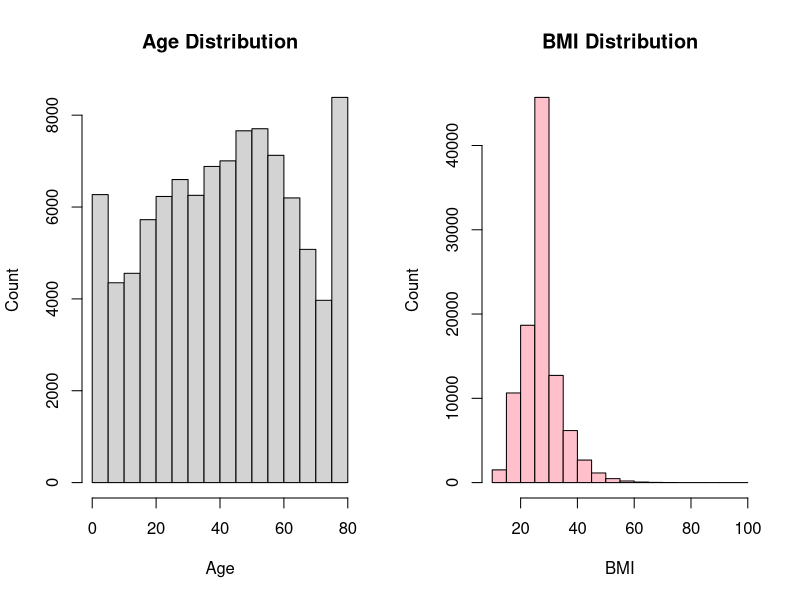
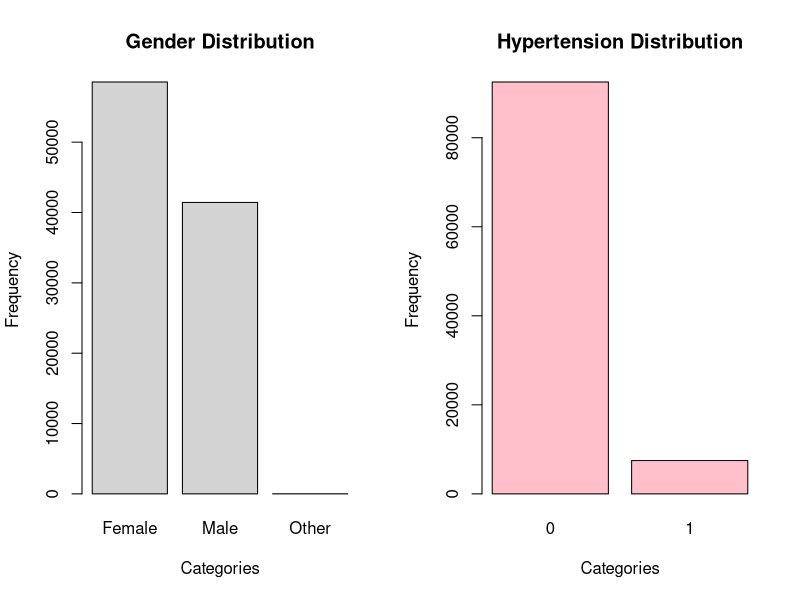
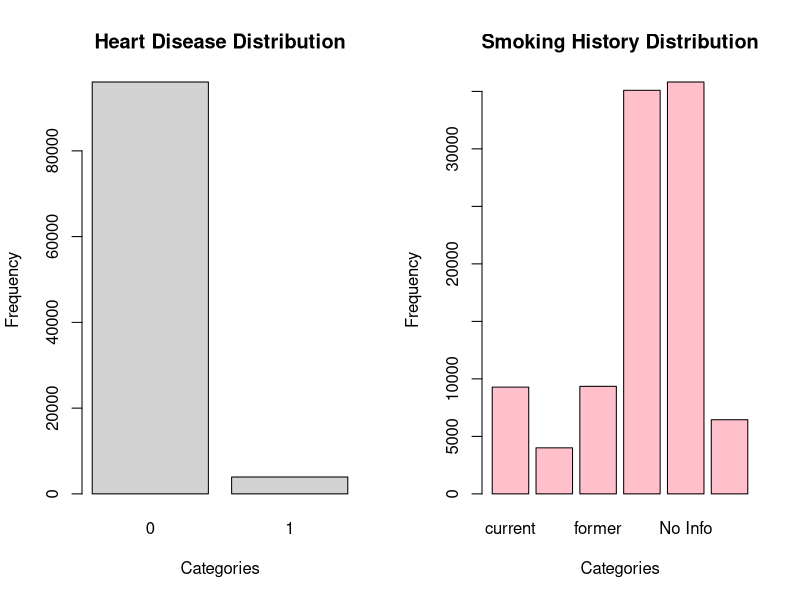
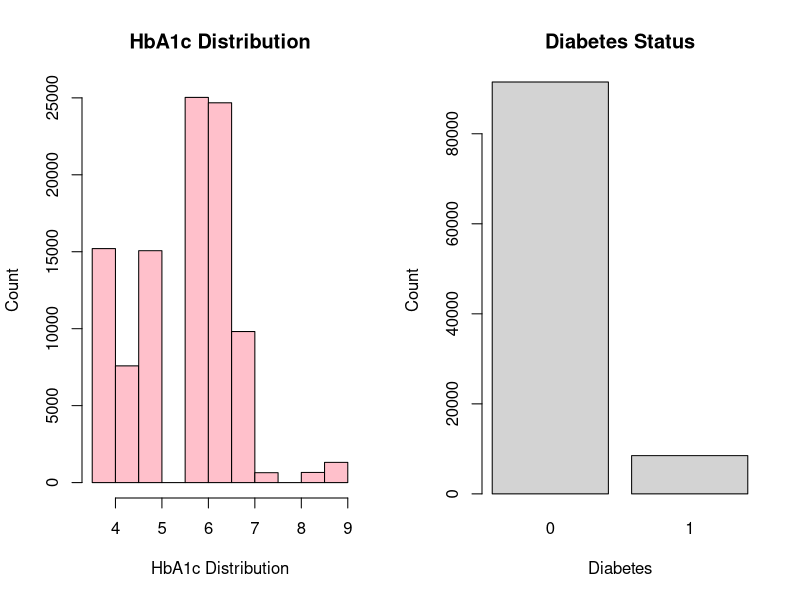

The R script that drew these images, in order:
# Read the data
diabetes_prediction_dataset <- read.csv("Plots/diabetes_prediction_dataset.csv", header=TRUE, sep=";")

head(diabetes_prediction_dataset)

# Set up a 1x2 grid layout for two plots side by side
par(mfrow=c(1, 2))

# Plot 1: Histogram for age distribution
hist(diabetes_prediction_dataset$age, main="Age Distribution", xlab="Age", ylab="Count", col="lightgrey")

# Plot 2: Histogram for BMI distribution
hist(diabetes_prediction_dataset$bmi, main="BMI Distribution", xlab="BMI", ylab="Count", col="pink")

# Set up a 1x2 grid layout for two plots side by side
par(mfrow=c(1, 2))

# Plot 3: Barplot for Gender distribution
barplot(table(diabetes_prediction_dataset$gender), main="Gender Distribution", xlab = "Categories", ylab = "Frequency", col="lightgrey")

# Plot 4: Histogram for Hypertension distribution
barplot(table(diabetes_prediction_dataset$hypertension), main="Hypertension Distribution", xlab = "Categories", ylab = "Frequency", col="pink")

# Set up a 1x2 grid layout for two plots side by side
par(mfrow=c(1, 2))

# Plot 5: Barplot for Heart Disease distribution
barplot(table(diabetes_prediction_dataset$heart_disease), main="Heart Disease Distribution", xlab = "Categories", ylab = "Frequency", col="lightgrey")

# Plot 6: Barplot for Smoking History distribution
barplot(table(diabetes_prediction_dataset$smoking_history), main="Smoking History Distribution", xlab = "Categories", ylab = "Frequency", col="pink")

# Set up a 1x2 grid layout for two plots side by side
par(mfrow=c(1, 2))

# Plot 7: Histogram for HbA1c distribution
hist(diabetes_prediction_dataset$HbA1c_level, main="HbA1c Distribution", xlab="HbA1c Distribution", ylab="Count", col="pink")

# Plot 8: Barplot for Diabetes distribution
barplot(table(diabetes_prediction_dataset$diabetes), main="Diabetes Status", xlab="Diabetes", ylab="Count", col="lightgrey")

# Reset the layout to the default (1x1) after creating the plots
par(mfrow=c(1, 1))

